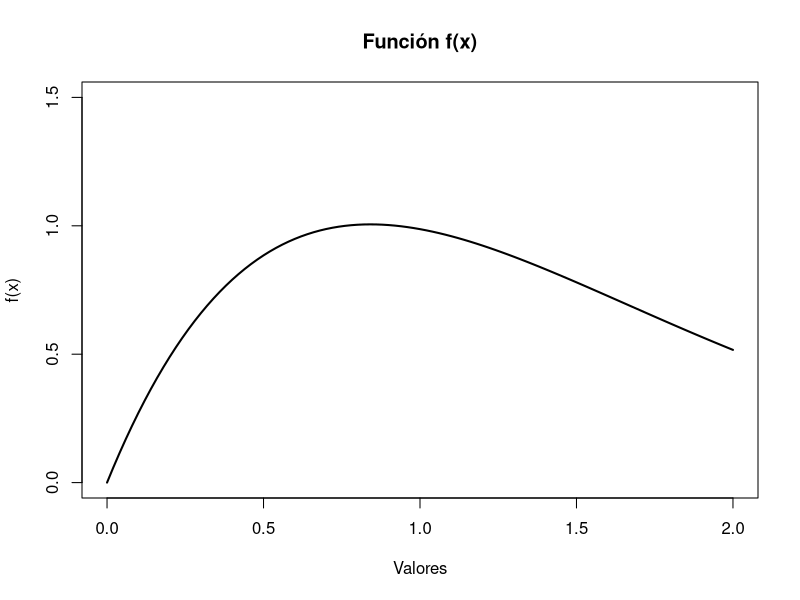
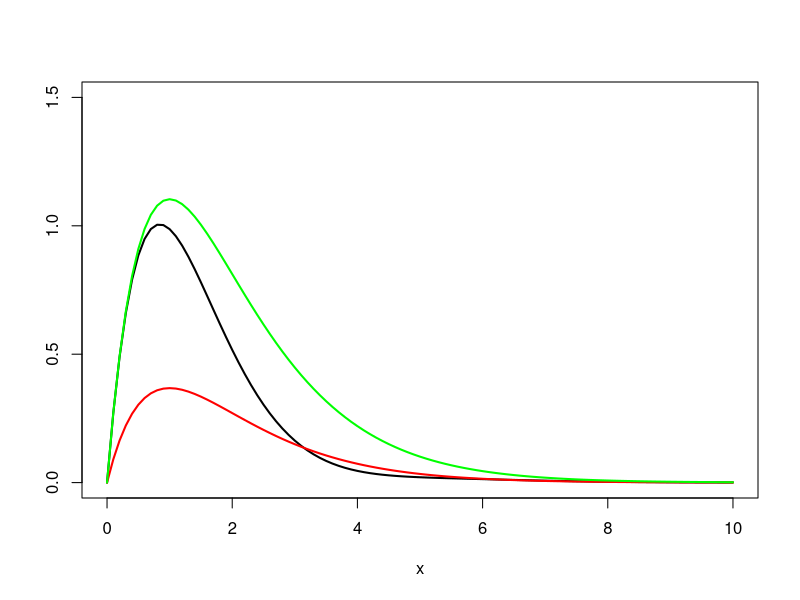
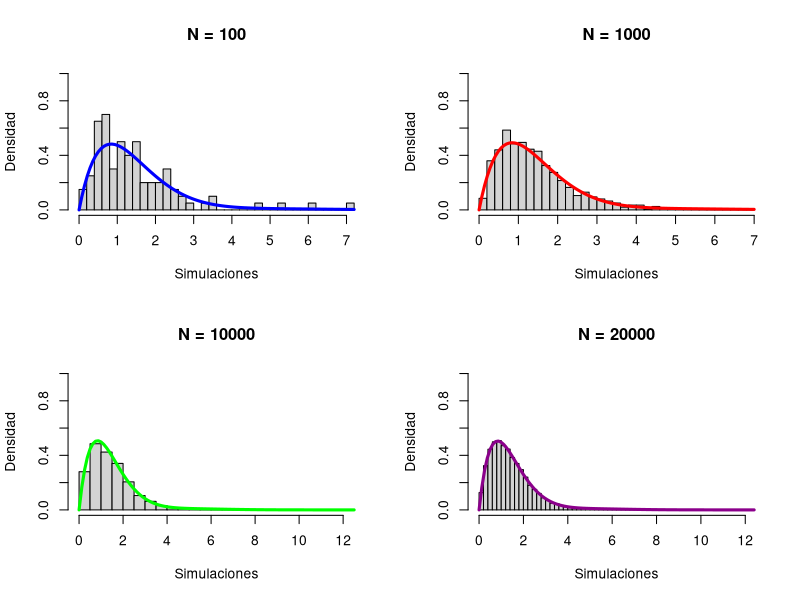
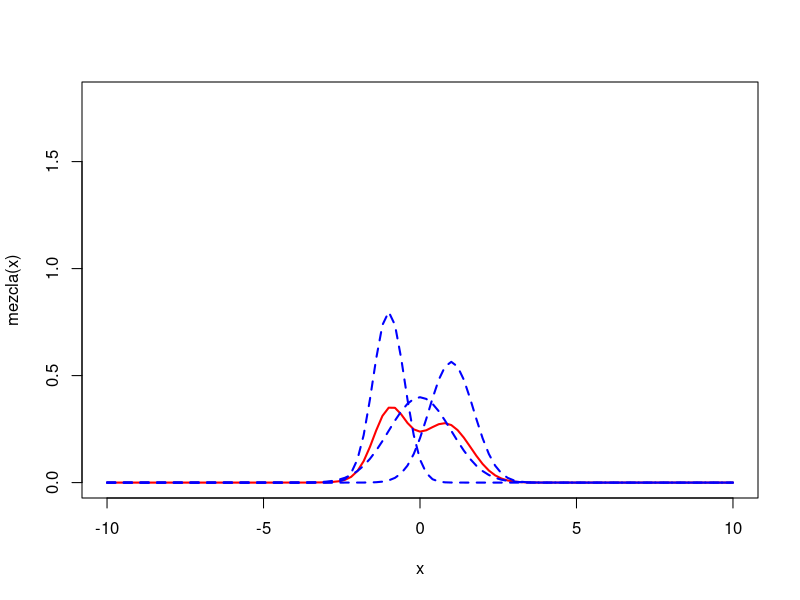
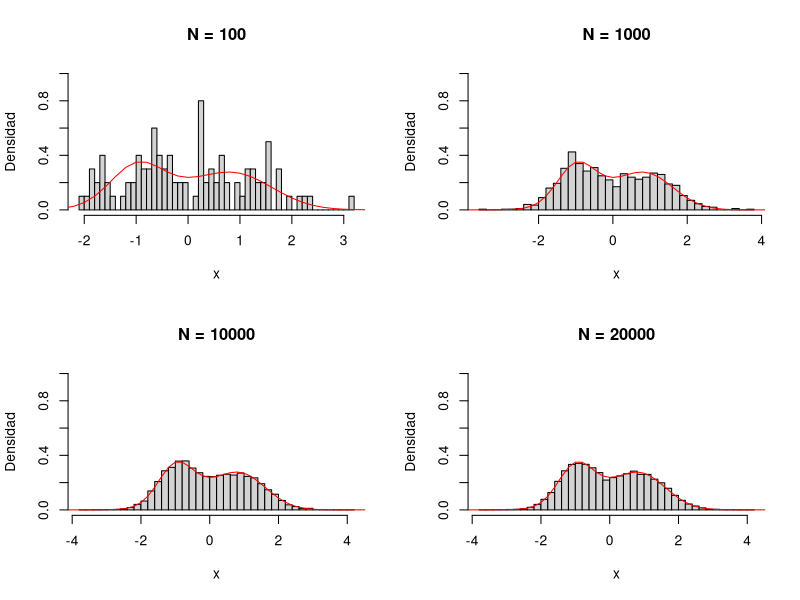
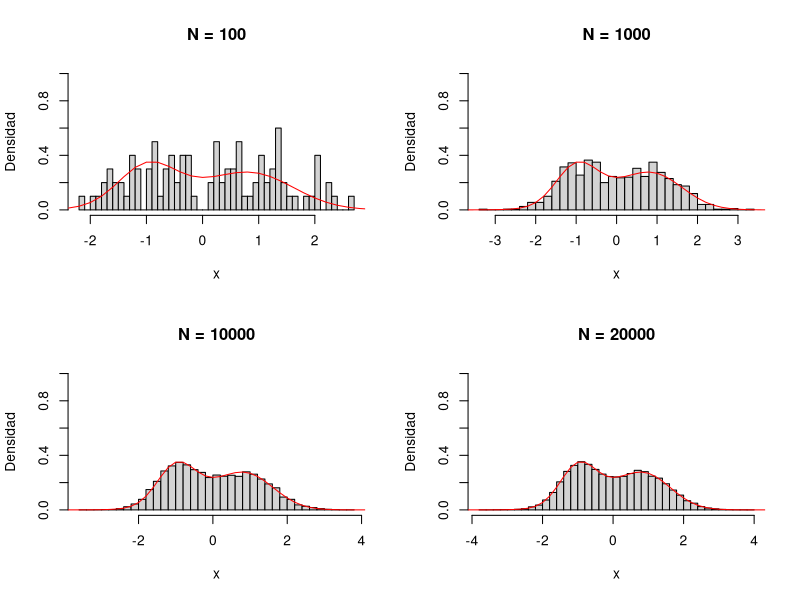
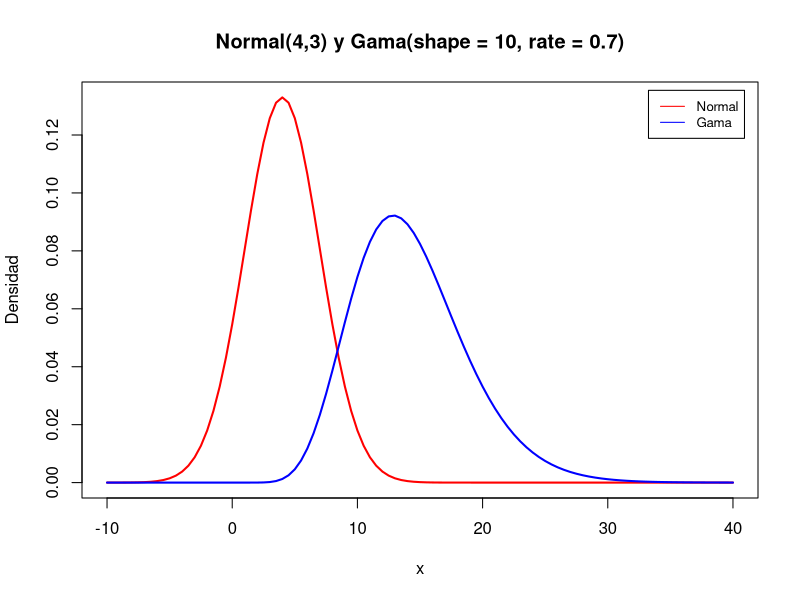
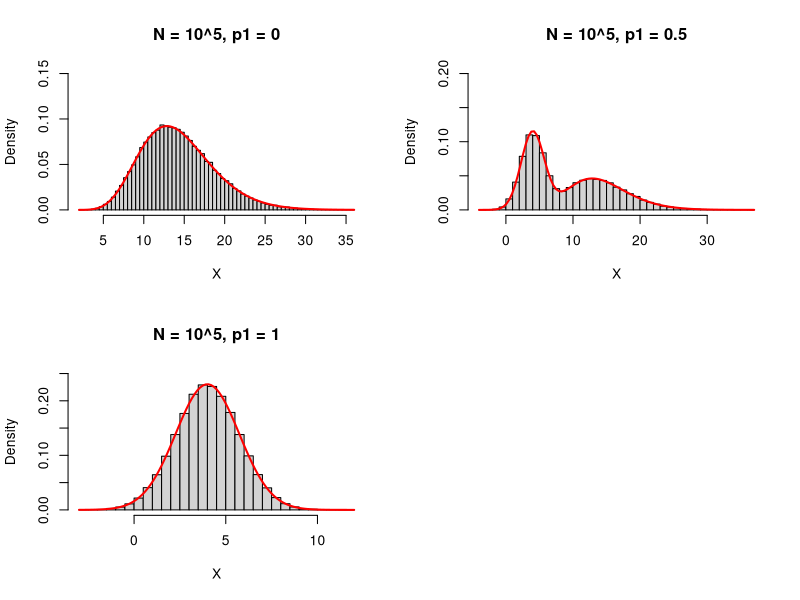

Source code (R) for these figures, in order:
# Código tarea 2 - EYP2117
# Maximiliano Medina

# Pregunta 1 ------------------------------------------------------
## a)----

fx <- function(x){
  fx <- (x+(2*sin(x)))/(exp(x))
  return(fx)
}

curve(fx, from = 0, to = 2, ylim = c(0,1.5),
      main = "Función f(x)",
      ylab = "f(x)", xlab = "Valores",
      lwd = 2)
## b) ----
# Proponemos una densidad gamma con shape = 2

f_g <- function(x){
  f_g <- fx(x)/dgamma(x, shape = 2)
  return(f_g)
}

optim <- optimise(f_g, maximum = TRUE, interval = c(0,2))
cc <- optim$objective
print(paste("El valor c para f(x) es",round(cc)))

## c)----
curve(fx, from = 0, to = 10, lwd = 2, ylim = c(0,1.5), ylab = "" )

curve(dgamma(x,shape = 2), from = 0, to = 10,lwd = 2,
      add =TRUE, col = "red")

curve(cc*dgamma(x,shape = 2), from = 0, to = 10,lwd = 2,
      add =TRUE, col = "green")


## d)----
acep_rech <- function(n){
  aceptados <- 0
  rechazados <- 0
  simulaciones <- c()
  
  while(length(simulaciones) < n){
    y <- rgamma(1, shape = 2)
    u <- runif(1)
    
    if(u <=(1/cc)*fx(y)/dgamma(y, shape = 2)){
      aceptados <- aceptados + 1
      simulaciones <- append(simulaciones, y)
    }else{
      rechazados <- rechazados +1
    }
  }
  tasa_acep <- aceptados/(aceptados + rechazados)
  
  const_norm <- 1/(cc*tasa_acep)
  
  return(list(simulaciones,tasa_acep,const_norm))
}


## e)----

par(mfrow = c(2,2))

N <- 100
test_1 <- acep_rech(N)
hist(test_1[[1]], probability = TRUE, breaks = 40, ylim = c(0,1),
     ylab = "Densidad", xlab = "Simulaciones",
     main = "N = 100")
curve(fx(x)*test_1[[3]],lwd = 3,
      add =TRUE, col = "blue")

N <- 1000
test_2 <- acep_rech(N)
hist(test_2[[1]], probability = TRUE, breaks = 40, ylim = c(0,1),
     ylab = "Densidad", xlab = "Simulaciones",
     main = "N = 1000")
curve(fx(x)*test_2[[3]],lwd = 3,
      add =TRUE, col = "red")

N <- 10000
test_3 <- acep_rech(N)
hist(test_3[[1]], probability = TRUE, breaks = 40, ylim = c(0,1),
     ylab = "Densidad", xlab = "Simulaciones",
     main = "N = 10000")
curve(fx(x)*test_3[[3]],lwd = 3,
      add =TRUE, col = "green")

N <- 20000
test_4 <- acep_rech(N)
hist(test_4[[1]], probability = TRUE, breaks = 45, ylim = c(0,1),
     ylab = "Densidad", xlab = "Simulaciones",
     main = "N = 20000")
curve(fx(x)*test_4[[3]],lwd = 3,
      add =TRUE, col = "darkmagenta")

# Pregunta 2 ------------------------------------------------------
## a) ----

mezcla <- function(x){
  mez <- 1/3*dnorm(x, mean = -1, sd = 1/2) +
    1/3*dnorm(x, mean = 0, sd = 1) +
    1/3*dnorm(x, mean = 1, sd = sqrt(1/2))
  return(mez)
}

par(mfrow =c(1,1))

curve(mezcla(x), from = -10, to = 10, lwd = 2, col = "red", ylim = c(0,1.8))

curve(dnorm(x, mean = -1, sd = 1/2), lwd = 2,lty = 2, add = TRUE, col = "blue")

curve(dnorm(x, mean = 0, sd = 1), lwd = 2, lty = 2, add = TRUE, col = "blue")

curve(dnorm(x, mean = 1, sd = sqrt(1/2)), lwd = 2,lty = 2, add = TRUE, col = "blue")

## b)----

polar.method <- function(N){
  
  simulaciones <- c()
  while(length(simulaciones) < N){
    U1 <- runif(1)
    U2 <- runif(1)
    
    v1 <- 2*U1-1
    v2 <- 2*U2-1
    
    s <- v1^2+v2^2
    
    if(s<=1){
      
      X <- v1*(-2*log(s)/s)^{1/2}
      
      simulaciones <- append(simulaciones, X)
      
    }
  }
  return(simulaciones)
}

composicion <- function(N){
  vars <- polar.method(N)
  comp <- c()
  for(i in 1:N){
    U <- runif(1)
    if(U < 1/3){
      see <- vars[i]*(1/2)+(-1)
      comp <- append(comp,see)
    }
    if(U>1/3 & U < 2/3){
      comp <- append(comp, vars[i])
    }
    if(U > 2/3){
      see <- vars[i]*(sqrt(1/2))+(1)
      comp <- append(comp, see)
    }
  }
  return(comp)
}

## c)----

par(mfrow = c(2,2))

N <- 100
hist(composicion(N), probability = TRUE, main ="N = 100",
     xlab = "x", ylab = "Densidad", breaks = 40, ylim = c(0,1))
curve(mezcla, from = -10, to = 10, add = T, col = "red")

N <- 1000
hist(composicion(N), probability = TRUE, main ="N = 1000",
     xlab = "x", ylab = "Densidad", breaks = 40, ylim = c(0,1))
curve(mezcla, from = -10, to = 10, add = T, col = "red")


N <- 10000
hist(composicion(N), probability = TRUE, main ="N = 10000",
     xlab = "x", ylab = "Densidad", breaks = 40, ylim = c(0,1))
curve(mezcla, from = -10, to = 10, add = T, col = "red")


N <- 20000
hist(composicion(N), probability = TRUE, main ="N = 20000",
     xlab = "x", ylab = "Densidad", breaks = 40, ylim = c(0,1))
curve(mezcla, from = -10, to = 10, add = T, col = "red")


## d)----

box.muller <- function(N){
  sims <- c()
  
  while(length(sims) < N){
    U <- runif(1)
    V <- runif(1)
    
    X <- sqrt(-2*log(1-U))*cos(2*pi*V)
    
    sims <- c(sims,X)
  }

  return(sims)
}

composicion <- function(N){
  vars <- box.muller(N)
  comp <- c()
  for(i in 1:N){
    U <- runif(1)
    if(U < 1/3){
      see <- vars[i]*(sqrt(1/4))+(-1)
      comp <- append(comp,see)
    }
    if(U>1/3 & U < 2/3){
      comp <- append(comp, vars[i])
    }
    if(U > 2/3){
      see <- vars[i]*(sqrt(1/2))+(1)
      comp <- append(comp, see)
    }
  }
  return(comp)
}

## e)----

par(mfrow = c(2,2))

N <- 100
hist(composicion(N), probability = TRUE, main ="N = 100",
     xlab = "x", ylab = "Densidad", breaks = 40, ylim = c(0,1))
curve(mezcla, from = -10, to = 10, add = T, col = "red")

N <- 1000
hist(composicion(N), probability = TRUE, main ="N = 1000",
     xlab = "x", ylab = "Densidad", breaks = 40, ylim = c(0,1))
curve(mezcla, from = -10, to = 10, add = T, col = "red")


N <- 10000
hist(composicion(N), probability = TRUE, main ="N = 10000",
     xlab = "x", ylab = "Densidad", breaks = 40, ylim = c(0,1))
curve(mezcla, from = -10, to = 10, add = T, col = "red")


N <- 20000
hist(composicion(N), probability = TRUE, main ="N = 20000",
     xlab = "x", ylab = "Densidad", breaks = 40, ylim = c(0,1))
curve(mezcla, from = -10, to = 10, add = T, col = "red")



## f)----

# En quarto


# Pregunta 3--------------------------------------------------------
## a)----

par(mfrow = c(1,1))
curve(dnorm(x, mean = 4, sd = 3), from = -10, to = 40, lwd = 2, col = "red",
      main = "Normal(4,3) y Gama(shape = 10, rate = 0.7)", ylab = "Densidad")
curve(dgamma(x, shape = 10, rate = 0.7),from = -10, to = 40, lwd = 2, col = "blue",
      add = TRUE)
legend(x = "topright",
       inset = .02,
       lty = c(1,1), 
       col= c("red","blue"), 
       legend=c("Normal", "Gama"),
       cex = 0.8)

## b)----

fx <- function(x){
  fx <- (((0.7)^10)/gamma(10))*x^(10-1)*exp(-0.7*x)
  return(fx)
}

f_g <- function(x){
  f_g <- fx(x)/dweibull(x, shape = 2.5, scale = 13)
  return(f_g)
}

c <- optimise(f_g, maximum = TRUE, interval = c(0,30))$objective


simu.gamma <- function(N){
  simulaciones <- c()
  
  while(length(simulaciones) < N){
    U <- runif(1)
    y <- rweibull(1, shape = 2.5, scale = 13)
    
    if(U <= (1/c)*fx(y)/dweibull(y,shape = 2.5, scale = 13)){
      simulaciones <- append(simulaciones, y)
    }
  }
  return(simulaciones)
}

# Para simular normales usaré el método polar (función polar.method(N))

compos <- function(N, p1){
  simu <- c()
  for(i in 1:N){
    U <- runif(1)
    
    if(U < p1){
      ans <- polar.method(1)
      ans <- (ans * sqrt(3)) + 4 # "Des-estandarizamos" la muestra N(0,1) a N(4,3)
      simu <- append(simu,ans)
    }else{
      simu <- append(simu, simu.gamma(1))
    }
  }
  return(simu)
}

## c) ----
par(mfrow = c(2,2))
N <- 10^5

################# Para p1 = 0 #################
p1_1 <- 0
aux1 <- compos(N, p1_1)
hist(aux1,
     probability = TRUE,
     main = "N = 10^5, p1 = 0",
     breaks = 50,
     ylim = c(0,0.15),
     xlab = "X")

fx <- function(x){
  fx <- dgamma(x, shape = 10, rate = 0.7)
  return(fx)
}

curve(fx, add = TRUE, lwd = 2, col = "red")

##############################################

################# Para p1 = 0.5 ##############

p1_2 <- 0.5
aux2 <-compos(N, p1_2)
hist(aux2,
     probability = TRUE,
     main = "N = 10^5, p1 = 0.5",
     ylim = c(0,0.2),
     breaks = 30,
     xlab = "X")

fx <- function(x){
  fx <- 1/2 * dnorm(x, mean = 4, sd = sqrt(3)) +
    1/2 * dgamma(x, shape = 10, rate = 0.7)
  return(fx)
}

curve(fx, add = TRUE, lwd = 2, col = "red")

##############################################


################# Para p1 = 1 ################

p1_3 <- 1
aux3 <- compos(N, p1_3)
hist(aux3,
     probability = TRUE,
     main = "N = 10^5, p1 = 1",
     breaks = 50,
     ylim = c(0,0.25),
     xlab = "X")

fx <- function(x){
  fx <- dnorm(x, mean = 4, sd = sqrt(3)) 
  return(fx)
}

curve(fx, add = TRUE, lwd = 2, col = "red")

##############################################

## d)----

############### Para p1 = 0 ###################

# valores simulados
simu <- aux1
comparativa_1a <- list(tipo = "simulada",
                       media = mean(simu),
                       desv. = sd(simu),
                       varianza = var(simu))

# valores "reales"

real <- rgamma(N, shape = 10, rate = 0.7)
comparativa_1b <- list(tipo = "real",
                       media = mean(real),
                       desv. = sd(real),
                       varianza = var(real))

df <- data.frame(tipo = c(),
                 media = c(),
                 desv. = c(),
                 varianza = c())

df <- rbind(df, comparativa_1a)
df <- rbind(df, comparativa_1b)
df

###############################################

############### Para p1 = 0.5 #################

# valores simulados
simu <- aux2
comparativa_2a <- list(tipo = "simulada",
                       media = mean(simu),
                       desv. = sd(simu),
                       varianza = var(simu))

# valores "reales"

real <- 0.5 * rnorm(N, mean = 4, sd = sqrt(3)) + 0.5*rgamma(N, shape = 10, rate = 0.7)
comparativa_2b <- list(tipo = "real",
                       media = mean(real),
                       desv. = sd(real),
                       varianza = var(real))

df <- data.frame(tipo = c(),
                 media = c(),
                 desv. = c(),
                 varianza = c())

df <- rbind(df, comparativa_2a)
df <- rbind(df, comparativa_2b)
df

###############################################

############### Para p1 = 1 ###################

# valores simulados
simu <- aux3
comparativa_3a <- list(tipo = "simulada",
                       media = mean(simu),
                       desv. = sd(simu),
                       varianza = var(simu))

# valores "reales"

real <- rnorm(N, mean = 4, sd = sqrt(3))
comparativa_3b <- list(tipo = "real",
                       media = mean(real),
                       desv. = sd(real),
                       varianza = var(real))

df <- data.frame(tipo = c(),
                 media = c(),
                 desv. = c(),
                 varianza = c())

df <- rbind(df, comparativa_3a)
df <- rbind(df, comparativa_3b)
df

###############################################












